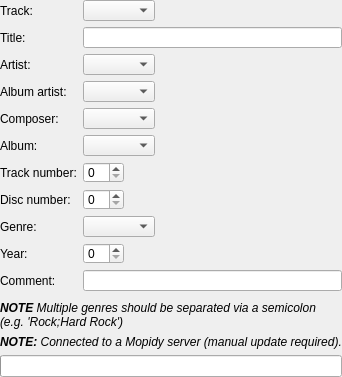
<?xml version="1.0" encoding="UTF-8"?>
<ui version="4.0">
 <class>TagEditor</class>
 <widget class="QWidget" name="TagEditor">
  <property name="geometry">
   <rect>
    <x>0</x>
    <y>0</y>
    <width>327</width>
    <height>252</height>
   </rect>
  </property>
  <layout class="QVBoxLayout" name="verticalLayout">
   <property name="margin">
    <number>0</number>
   </property>
   <item>
  <layout class="QFormLayout" name="formLayout">
   <property name="fieldGrowthPolicy">
    <enum>QFormLayout::ExpandingFieldsGrow</enum>
   </property>
   <item row="0" column="0">
    <widget class="StateLabel" name="trackNameLabel">
     <property name="text">
      <string>Track:</string>
     </property>
     <property name="buddy">
      <cstring>trackName</cstring>
     </property>
    </widget>
   </item>
   <item row="0" column="1">
    <widget class="ComboBox" name="trackName"/>
   </item>
   <item row="1" column="0">
    <widget class="StateLabel" name="titleLabel">
     <property name="text">
      <string>Title:</string>
     </property>
     <property name="buddy">
      <cstring>title</cstring>
     </property>
    </widget>
   </item>
   <item row="1" column="1">
    <widget class="LineEdit" name="title"/>
   </item>
   <item row="2" column="0">
    <widget class="StateLabel" name="artistLabel">
     <property name="text">
      <string>Artist:</string>
     </property>
     <property name="buddy">
      <cstring>artist</cstring>
     </property>
    </widget>
   </item>
   <item row="2" column="1">
    <widget class="CompletionCombo" name="artist"/>
   </item>
   <item row="3" column="0">
    <widget class="StateLabel" name="albumArtistLabel">
     <property name="text">
      <string>Album artist:</string>
     </property>
     <property name="buddy">
      <cstring>albumArtist</cstring>
     </property>
    </widget>
   </item>
   <item row="3" column="1">
    <widget class="CompletionCombo" name="albumArtist"/>
   </item>
   <item row="4" column="0">
    <widget class="StateLabel" name="composerLabel">
     <property name="text">
      <string>Composer:</string>
     </property>
     <property name="buddy">
      <cstring>composer</cstring>
     </property>
    </widget>
   </item>
   <item row="4" column="1">
    <widget class="CompletionCombo" name="composer"/>
   </item>
   <item row="5" column="0">
    <widget class="StateLabel" name="albumLabel">
     <property name="text">
      <string>Album:</string>
     </property>
     <property name="buddy">
      <cstring>album</cstring>
     </property>
    </widget>
   </item>
   <item row="5" column="1">
    <widget class="CompletionCombo" name="album"/>
   </item>
   <item row="6" column="0">
    <widget class="StateLabel" name="trackLabel">
     <property name="text">
      <string>Track number:</string>
     </property>
     <property name="buddy">
      <cstring>track</cstring>
     </property>
    </widget>
   </item>
   <item row="6" column="1">
    <widget class="TagSpinBox" name="track"/>
   </item>
   <item row="7" column="0">
    <widget class="StateLabel" name="discLabel">
     <property name="text">
      <string>Disc number:</string>
     </property>
     <property name="buddy">
      <cstring>disc</cstring>
     </property>
    </widget>
   </item>
   <item row="7" column="1">
    <widget class="TagSpinBox" name="disc"/>
   </item>
   <item row="8" column="0">
    <widget class="StateLabel" name="genreLabel">
     <property name="text">
      <string>Genre:</string>
     </property>
     <property name="buddy">
      <cstring>genre</cstring>
     </property>
    </widget>
   </item>
   <item row="8" column="1">
    <widget class="CompletionCombo" name="genre"/>
   </item>
   <item row="9" column="0">
    <widget class="StateLabel" name="yearLabel">
     <property name="text">
      <string>Year:</string>
     </property>
     <property name="buddy">
      <cstring>year</cstring>
     </property>
    </widget>
   </item>
   <item row="9" column="1">
    <widget class="TagSpinBox" name="year"/>
   </item>
   <item row="10" column="0">
    <widget class="StateLabel" name="commentLabel">
     <property name="text">
      <string>Comment:</string>
     </property>
     <property name="buddy">
      <cstring>comment</cstring>
     </property>
    </widget>
   </item>
   <item row="10" column="1">
    <widget class="LineEdit" name="comment"/>
   </item>
  </layout>
  </item>
  <item>
   <spacer name="verticalSpacer_3x">
    <property name="orientation">
     <enum>Qt::Vertical</enum>
    </property>
    <property name="sizeType">
     <enum>QSizePolicy::Fixed</enum>
    </property>
    <property name="sizeHint" stdset="0">
     <size>
      <width>20</width>
      <height>4</height>
     </size>
    </property>
   </spacer>
  </item>
  <item>
   <widget class="QLabel" name="label_7x">
    <property name="text">
     <string>&lt;i&gt;&lt;b&gt;NOTE&lt;/b&gt; Multiple genres should be separated via a semicolon (e.g. 'Rock;Hard Rock')&lt;/i&gt;</string>
    </property>
    <property name="alignment">
     <set>Qt::AlignLeading|Qt::AlignLeft|Qt::AlignTop</set>
    </property>
    <property name="wordWrap">
     <bool>true</bool>
    </property>
    <property name="textInteractionFlags">
     <set>Qt::NoTextInteraction</set>
    </property>
   </widget>
  </item>
  <item>
   <spacer name="mopidyNoteSpacer">
    <property name="orientation">
     <enum>Qt::Vertical</enum>
    </property>
    <property name="sizeType">
     <enum>QSizePolicy::MinimumExpanding</enum>
    </property>
    <property name="sizeHint" stdset="0">
     <size>
      <width>20</width>
      <height>0</height>
     </size>
    </property>
   </spacer>
  </item>
  <item>
   <widget class="UrlLabel" name="mopidyNote">
    <property name="text" stdset="0">
     <string>&lt;i&gt;&lt;b&gt;NOTE:&lt;/b&gt; Connected to a Mopidy server (manual update required).&lt;/i&gt;</string>
    </property>
   </widget>
  </item>
  <item>
   <widget class="QProgressBar" name="progress"/>
   </item>
  </layout>
 </widget>
 <customwidgets>
  <customwidget>
   <class>LineEdit</class>
   <extends>QLineEdit</extends>
   <header>lineedit.h</header>
  </customwidget>
  <customwidget>
   <class>CompletionCombo</class>
   <extends>QComboBox</extends>
   <header>completioncombo.h</header>
  </customwidget>
  <customwidget>
   <class>ComboBox</class>
   <extends>QComboBox</extends>
   <header>combobox.h</header>
  </customwidget>
  <customwidget>
   <class>TagSpinBox</class>
   <extends>QSpinBox</extends>
   <header>tagspinbox.h</header>
  </customwidget>
  <customwidget>
   <class>StateLabel</class>
   <extends>QLabel</extends>
   <header>statelabel.h</header>
  </customwidget>
  <customwidget>
   <class>UrlLabel</class>
   <extends>QLabel</extends>
   <header>urllabel.h</header>
  </customwidget>
 </customwidgets>
 <tabstops>
  <tabstop>trackName</tabstop>
 </tabstops>
 <resources/>
 <connections/>
</ui>
